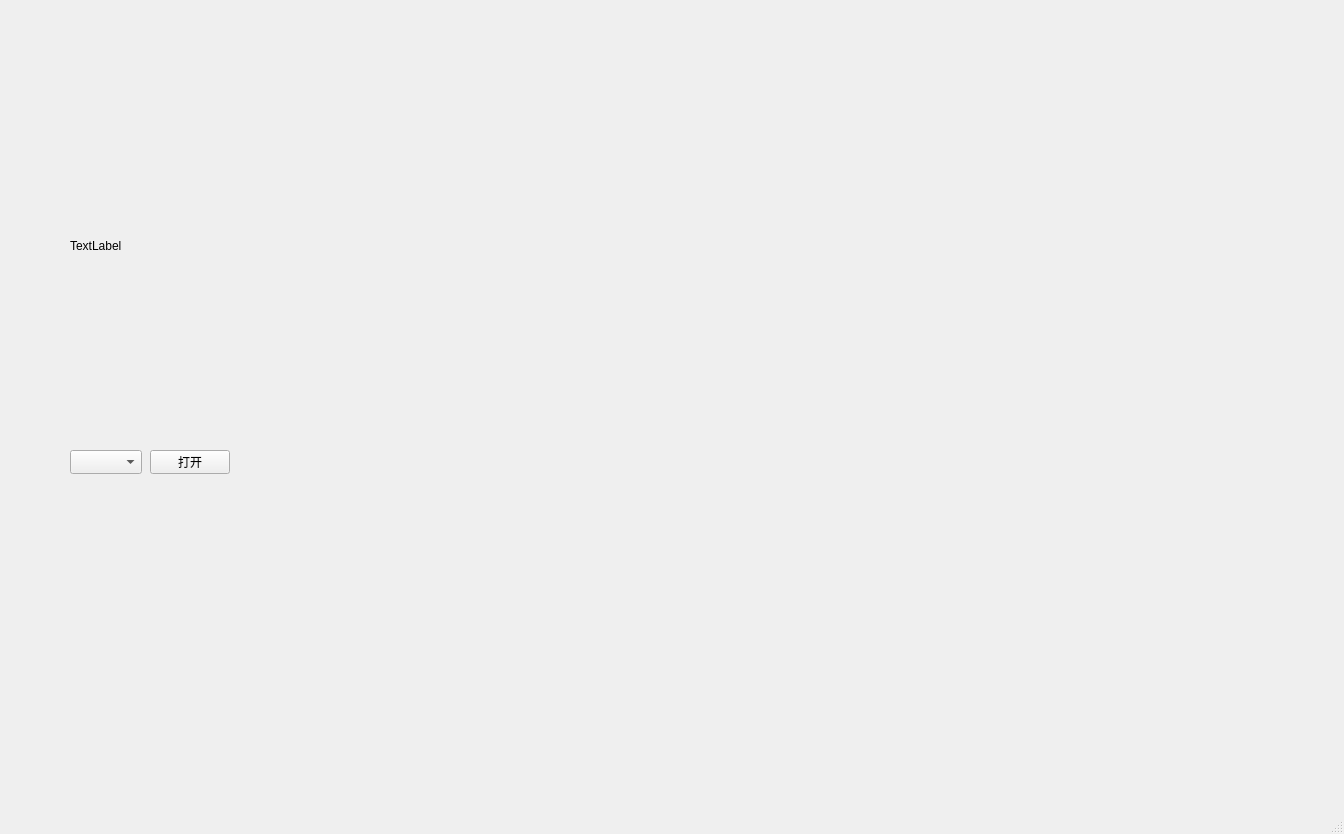
<?xml version="1.0" encoding="UTF-8"?>
<ui version="4.0">
 <class>MainWindow</class>
 <widget class="QMainWindow" name="MainWindow">
  <property name="geometry">
   <rect>
    <x>0</x>
    <y>0</y>
    <width>1344</width>
    <height>834</height>
   </rect>
  </property>
  <property name="windowTitle">
   <string>MainWindow</string>
  </property>
  <widget class="QWidget" name="centralwidget">
   <widget class="QPushButton" name="pushButton">
    <property name="geometry">
     <rect>
      <x>150</x>
      <y>450</y>
      <width>80</width>
      <height>24</height>
     </rect>
    </property>
    <property name="text">
     <string>打开</string>
    </property>
   </widget>
   <widget class="QComboBox" name="comboBox">
    <property name="geometry">
     <rect>
      <x>70</x>
      <y>450</y>
      <width>72</width>
      <height>24</height>
     </rect>
    </property>
   </widget>
   <widget class="QLabel" name="label">
    <property name="geometry">
     <rect>
      <x>70</x>
      <y>70</y>
      <width>451</width>
      <height>351</height>
     </rect>
    </property>
    <property name="text">
     <string>TextLabel</string>
    </property>
   </widget>
  </widget>
  <widget class="QMenuBar" name="menubar">
   <property name="geometry">
    <rect>
     <x>0</x>
     <y>0</y>
     <width>1344</width>
     <height>21</height>
    </rect>
   </property>
  </widget>
  <widget class="QStatusBar" name="statusbar"/>
 </widget>
 <resources/>
 <connections/>
</ui>
